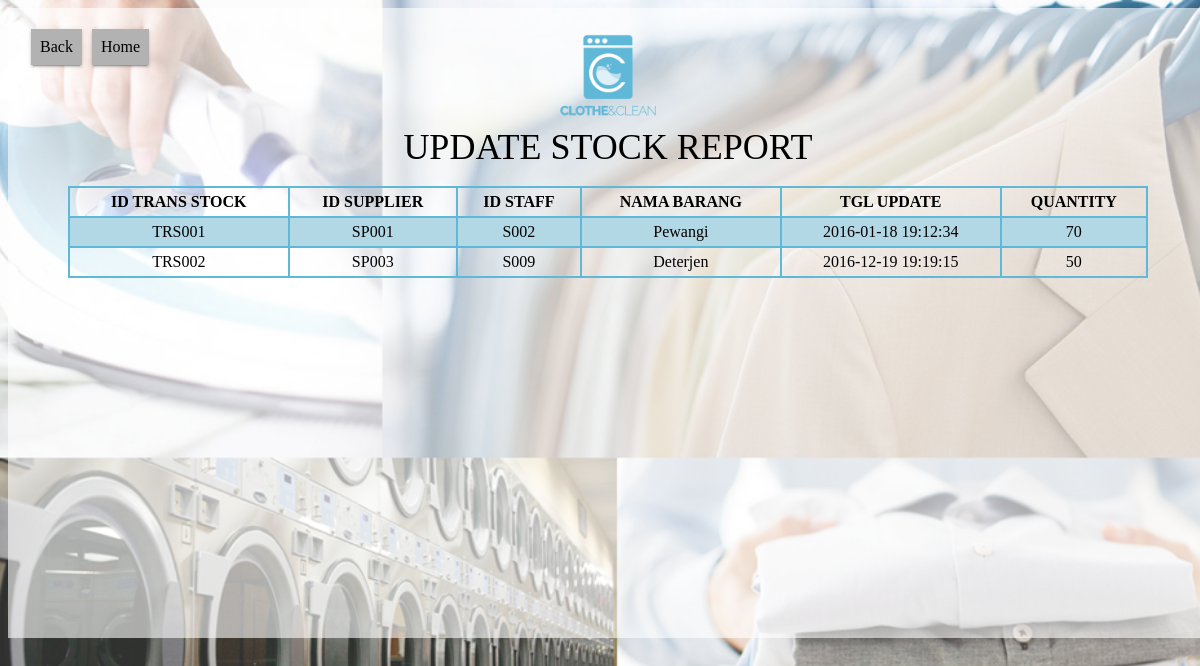
Screenshot of /data_stock_report.php with the database file from the repository.
### tables this page shows
CREATE TABLE `trstock` (
  `ID_TransStock` char(10) NOT NULL,
  `ID_Supplier` char(10) NOT NULL,
  `ID_Staff` char(10) NOT NULL,
  `ID_Brg` char(10) NOT NULL,
  `TglTransStock` datetime NOT NULL,
  `orderQty` int(11) NOT NULL
);

### data_stock_report.php (the view, shortened to what this page needs)
<!DOCTYPE html PUBLIC "-//W3C//DTD XHTML 1.0 Transitional//EN" "http://www.w3.org/TR/xhtml1/DTD/xhtml1-transitional.dtd">
<html xmlns="http://www.w3.org/1999/xhtml">
    <head>
    <link rel="stylesheet" type="text/css" href="design.css">
    <link rel="stylesheet" type="text/css" href="table.css">
    </head>
    <body id="body">
    	<div align='center'>
            <div id="box1">
            	<br>
           	  	<div class="container1" align="left">
                	<button type="submit" class="button2" onClick="window.location='view_stock.php'"><span>Back</span></button>
                    <button type="submit" class="button2" onClick="window.location='home.php'"><span>Home</span></button>
              	</div>
                <div align="center"><img src="logo.png" style="width:100px;height:100px;" />
                <br><font color="#000000" style="font-size:36px" face="Century Gothic">UPDATE STOCK REPORT</font>
                </div>
                <br>
                  <div id="table-scroll" align="center">
                  <table>
                      <tr>
                        <th>ID TRANS STOCK</th>
                        <th>ID SUPPLIER</th>
                        <th>ID STAFF</th>
                        <th>NAMA BARANG</th>
                        <th>TGL UPDATE</th>
						<th>QUANTITY</th>
                      </tr>
                      <?php
						$queri="SELECT * FROM trstock" ;
						$hasil=MySQL_query ($queri);
						while ($data = mysql_fetch_array ($hasil)){
						if($data['ID_Brg']=="ST001"){
							$jenis ="Pewangi";
						}else if($data['ID_Brg']=="ST002"){
							$jenis = "Deterjen";
						}
						else if($data['ID_Brg']=="ST003"){
							$jenis = "Pelicin";
						}
						echo "
						<tr>
						<td><center>".$data['ID_TransStock']."</center></td>
						<td>".$data['ID_Supplier']."</td>
						<td>".$data['ID_Staff']."</td>
						<td>".$jenis."</td>
						<td>".$data['TglTransStock']."</td>
						<td>".$data['orderQty']."</td>
						</tr>
						";
						}
					  ?>
                    </table>
                    </div>
              </div>
        </div>
    </body>
</html>

### design.css (style rules this page uses)
#body { background: url(bg2.jpg) no-repeat center center fixed; -webkit-background-size: cover; -moz-background-size: cover; -o-background-size: cover; background-size: cover; }
#box1 { background-color: rgba(255,255,255,0.6); height : 630px; width: 1200px; text-align: left; }
#table-scroll { height:355px; overflow:auto; }
button { position: relative; background: currentColor; border: 1px solid currentColor; font-family:"Century Gothic"; font-size: 18px; color: #5fb8d8; margin:8px; padding: 0.75rem 3rem; cursor: pointer; -webkit-transition: background-color 0.28s ease, color 0.28s ease, box-shadow 0.28s ease; transition: background-color 0.28s ease, color 0.28s ease, box-shadow 0.28s ease; overflow: hidden; box-shadow: 0 2px 2px 0 rgba(0, 0, 0, 0.14), 0 3px 1px -2px rgba(0, 0, 0, 0.2), 0 1px 5px 0 rgba(0, 0, 0, 0.12); }
.button2 { position: relative; background: currentColor; font-family:"Century Gothic"; font-size: 16px; color: #B2B2B2; margin: 3px; padding: 8px; cursor: pointer; -webkit-transition: background-color 0.28s ease, color 0.28s ease, box-shadow 0.28s ease; transition: background-color 0.28s ease, color 0.28s ease, box-shadow 0.28s ease; overflow: hidden; box-shadow: 0 2px 2px 0 rgba(0, 0, 0, 0.14), 0 3px 1px -2px rgba(0, 0, 0, 0.2), 0 1px 5px 0 rgba(0, 0, 0, 0.12); }
button span { color: black; position: relative; z-index: 1; }
button::before { content: ''; position: absolute; background: #DCDCDC; border: 50vh solid #DCDCDC; width: 30vh; height: 30vh; border-radius: 50%; display: block; top: 50%; left: 50%; z-index: 0; opacity: 1; -webkit-transform: translate(-50%, -50%) scale(0); transform: translate(-50%, -50%) scale(0); }
.container1 { width: 770px; height: 0px; margin-top: auto; margin-right: 20px; margin-bottom: 0px; margin-left: 20px; }

### table.css (style rules this page uses)
table { font-family: "Century Gothic"; border-collapse: collapse; width: 90%; }
td, th { border: 2px solid #5fb8d8; text-align: center; padding: 5px; }
tr:nth-child(even) { background-color: #b2d7e5; }

### rows the page displays
trstock: ID_TransStock "TRS001", ID_Supplier "SP001", ID_Staff "S002", ID_Brg "Pewangi", TglTransStock "2016-01-18 19:12:34", orderQty "70"
trstock: ID_TransStock "TRS002", ID_Supplier "SP003", ID_Staff "S009", ID_Brg "Deterjen", TglTransStock "2016-12-19 19:19:15", orderQty "50"
